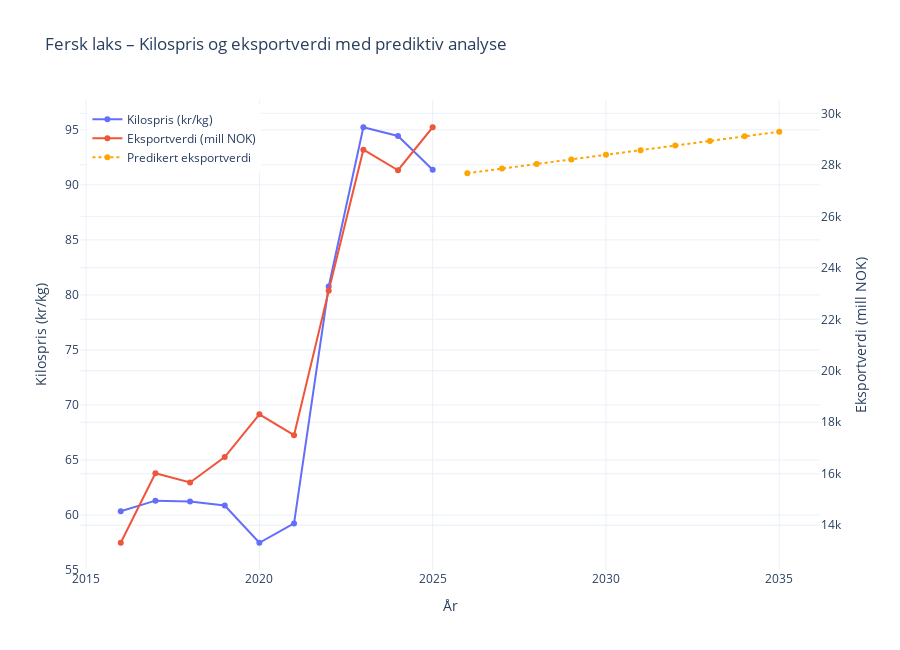

The notebook cell saved with this chart:
### Markdown cell above
Denne visualiseringe viser:
- Historisk utvikling i kilopris og eksportverdi for fersk laks (2015–2025)
- En prediktiv modell som estimerer fremtidig eksportverdi basert på kilospris (2026–2035).

- Det er brukt lineær regresjon der mellom variabelen "fersk laks - Kilospris" og variabelen "Eksportverdi i mill. NOK".
- Prediksjonen (oransje graf) viser hvordan eksportverdi kan utvikle seg hvis kiloprisen stiger jevnt i årene fremover.
- Modellen er trent på reelle data men viser en forenklet trend for fremtiden.


- Dette gir en verdifull innsikt i hvordan prisnivået alene kan påvirke eksportverdien, men forutsatt at volumet er stabilt.
- Modellen tar ikke hensyn til valutakurser, etterspørsel eller politikk.
- Ved å bruke "scikit-learn og Plotly" får vi analysert i detaljer og det gir gode og oversiktlige grafer.

- Kilden for historiske eksportverdier er en CSV-fil som ikke oppdateres automatisk.
- Vi brukte "LinearRegression()" fra "sklearn" og "np.linspace()" til å generere fremtidige prisnivåer.

### Code cell
"""
    Denne koden kombinerer API-data fra SSB og CSV-data om eksportverdi.
    Koden trener en lineær regresjonsmodell for å forutsi fremtidig eksportverdi basert på kilopris for fersk laks, og visualiserer sammenhengen og prediksjonen
    i en interaktiv graf med dobbel y-akse.
    Dette viser sammenhengen mellom kilospris og eksportverdi både historisk og fremover i tid.
"""




import requests
import pandas as pd
from itertools import product
import plotly.graph_objects as go
from sklearn.linear_model import LinearRegression
import numpy as np

# --- 1. Les eksportverdi fra CSV ---
csv_data = pd.read_csv("eksportverdi-laks-hittil-i-år-siste-10-år.csv")
csv_data.columns = ["År", "Eksportverdi (mrd NOK)"]
csv_data["År"] = csv_data["År"].astype(int)
csv_data["Eksportverdi (mill NOK)"] = csv_data["Eksportverdi (mrd NOK)"] * 1000

# --- 2. Hent fersk laks-data fra SSB API ---
api_url = "https://data.ssb.no/api/v0/no/table/03024/"
query = {"query": [], "response": {"format": "json-stat2"}}
response = requests.post(api_url, json=query)
data = response.json()

# Pakk ut data
dimension_names = list(data["dimension"].keys())
values = data["value"]
dimensions = [list(data["dimension"][dim]["category"]["label"].values()) for dim in dimension_names]
all_combinations = list(product(*dimensions))

df = pd.DataFrame(all_combinations, columns=dimension_names)
df["Value"] = values

# Pivot tabellen
df_pivot = df.pivot_table(
    index="Tid",
    columns=["VareGrupper2", "ContentsCode"],
    values="Value",
    aggfunc="sum"
).reset_index()

df_pivot.columns = ["Tid", "Fersk laks - Kilospris", "Fersk laks - Vekt (tonn)",
                    "Frosset laks - Kilospris", "Frosset laks - Vekt (tonn)"]

df_pivot["År"] = df_pivot["Tid"].str[:4].astype(int)
df_agg = df_pivot.groupby("År", as_index=False).mean(numeric_only=True)
df_agg = df_agg[df_agg["År"] >= 2015]

# --- 3. Flett dataene ---
merged = pd.merge(df_agg, csv_data[["År", "Eksportverdi (mill NOK)"]], on="År", how="left")
filtered = merged.dropna(subset=["Eksportverdi (mill NOK)", "Fersk laks - Kilospris"])

# --- 4. Tren regresjonsmodell ---
X = filtered[["Fersk laks - Kilospris"]]
y = filtered["Eksportverdi (mill NOK)"]

model = LinearRegression()
model.fit(X, y)

# --- 5. Lag prediksjon for fremtidige år ---
framtid_år = list(range(filtered["År"].max() + 1, filtered["År"].max() + 11))
siste_pris = filtered["Fersk laks - Kilospris"].iloc[-1]
prisvekst = 0.5  # kr/kg økning per år

framtid = pd.DataFrame({
    "År": framtid_år,
    "Fersk laks - Kilospris": [siste_pris + prisvekst * i for i in range(1, 11)]
})
framtid["Predikert eksportverdi"] = model.predict(framtid[["Fersk laks - Kilospris"]])

# --- 6. Kombinert graf med to y-akser ---
fig = go.Figure()

# Historisk kilospris
fig.add_trace(go.Scatter(
    x=filtered["År"],
    y=filtered["Fersk laks - Kilospris"],
    name="Kilospris (kr/kg)",
    yaxis="y1",
    mode="lines+markers"
))

# Historisk eksportverdi
fig.add_trace(go.Scatter(
    x=filtered["År"],
    y=filtered["Eksportverdi (mill NOK)"],
    name="Eksportverdi (mill NOK)",
    yaxis="y2",
    mode="lines+markers"
))

# Predikert eksportverdi
fig.add_trace(go.Scatter(
    x=framtid["År"],
    y=framtid["Predikert eksportverdi"],
    name="Predikert eksportverdi",
    yaxis="y2",
    mode="lines+markers",
    line=dict(dash="dot", color="orange")
))

# Oppsett
fig.update_layout(
    title="Fersk laks – Kilospris og eksportverdi med prediktiv analyse",
    xaxis=dict(title="År"),
    yaxis=dict(title="Kilospris (kr/kg)", side="left"),
    yaxis2=dict(title="Eksportverdi (mill NOK)", overlaying="y", side="right"),
    legend=dict(x=0.01, y=0.99),
    template="plotly_white",
    height=650
)

fig.show()

### Figure 1 — Plotly figure (JSON) as saved in the notebook; plotly's stock layout.template omitted (floating-point values rounded to 4 significant figures)
{"data": [{"mode": "lines+markers", "name": "Kilospris (kr/kg)", "type": "scatter", "x": [2016, 2017, 2018, 2019, 2020, 2021, 2022, 2023, 2024, 2025], "y": [60.34, 61.3, 61.22, 60.86, 57.48, 59.23, 80.76, 95.23, 94.44, 91.38], "yaxis": "y"}, {"mode": "lines+markers", "name": "Eksportverdi (mill NOK)", "type": "scatter", "x": [2016, 2017, 2018, 2019, 2020, 2021, 2022, 2023, 2024, 2025], "y": [13320.0, 16020.0, 15660.0, 16650.0, 18310.0, 17500.0, 23110.0, 28590.0, 27790.0, 29460.0], "yaxis": "y2"}, {"line": {"color": "orange", "dash": "dot"}, "mode": "lines+markers", "name": "Predikert eksportverdi", "type": "scatter", "x": [2026, 2027, 2028, 2029, 2030, 2031, 2032, 2033, 2034, 2035], "y": [27680.0, 27850.0, 28030.0, 28210.0, 28390.0, 28570.0, 28750.0, 28930.0, 29110.0, 29290.0], "yaxis": "y2"}], "layout": {"height": 650, "legend": {"x": 0.01, "y": 0.99}, "title": {"text": "Fersk laks – Kilospris og eksportverdi med prediktiv analyse"}, "xaxis": {"title": {"text": "År"}}, "yaxis": {"side": "left", "title": {"text": "Kilospris (kr/kg)"}}, "yaxis2": {"overlaying": "y", "side": "right", "title": {"text": "Eksportverdi (mill NOK)"}}}}
